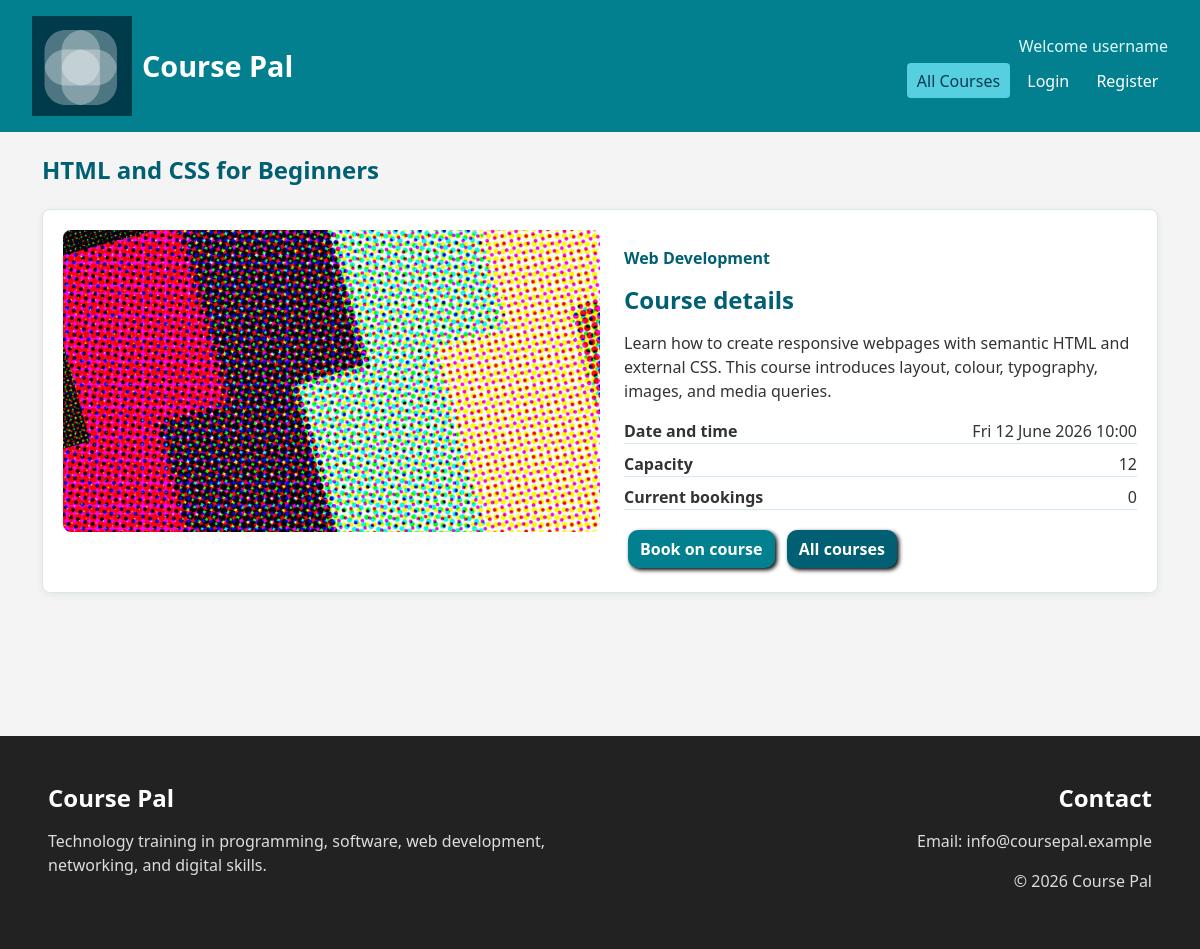
The page /course.php?id=1 on the database as committed earlier.
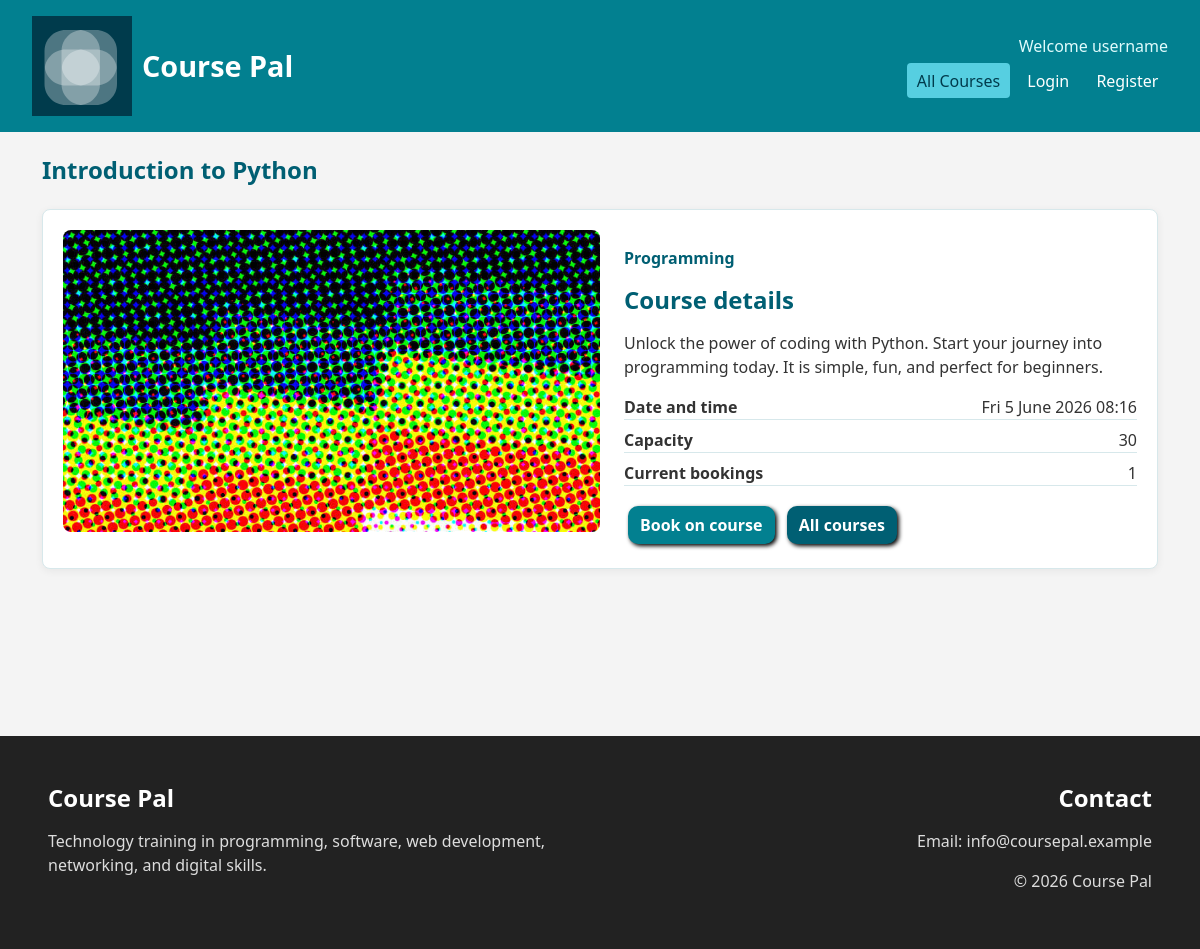
The same page on the database as committed later.
### tables this page shows
CREATE TABLE courses (
  course_id INT NOT NULL AUTO_INCREMENT,
  name VARCHAR(150) NOT NULL,
  description MEDIUMTEXT NOT NULL,
  category_id INT NOT NULL,
  capacity INT NOT NULL,
  date DATETIME NOT NULL,
  course_image TEXT NOT NULL,
  PRIMARY KEY (course_id),
  CONSTRAINT fk_courses_category FOREIGN KEY (category_id) REFERENCES categories(category_id),
  CONSTRAINT check_course_capacity CHECK (capacity > 0)
);

CREATE TABLE categories (
  category_id INT NOT NULL AUTO_INCREMENT,
  category_name VARCHAR(100) NOT NULL,
  category_description VARCHAR(255) NOT NULL,
  category_colour VARCHAR(255) NOT NULL,
  PRIMARY KEY (category_id),
  UNIQUE KEY unique_category_name (category_name)
);

### includes/connectdb.php (called while the page is built, shortened)
<?php
function e(string|int|null $value): string
{
    return htmlspecialchars((string) $value, ENT_QUOTES, 'UTF-8');
}
function is_logged_in(): bool
{
    return ($_SESSION['isLoggedIn'] ?? false) === true && isset($_SESSION['userid']);
}
function format_course_date(?string $date): string
{
    return (new DateTime($date))->format('D j F Y H:i');
}
function get_course(PDO $pdo, int $courseId): ?array
{
    $statement = $pdo->prepare(
        'SELECT courses.*, categories.category_name, categories.category_colour,
                (SELECT COUNT(bookings.booking_id) FROM bookings WHERE bookings.course_id = courses.course_id) AS total_bookings
         FROM courses
         INNER JOIN categories ON courses.category_id = categories.category_id
         WHERE courses.course_id = ?'
    );
    $statement->execute([$courseId]);
    $course = $statement->fetch();
    return $course ?: null;
}
?>

### course.php (the view, shortened to what this page needs)
<?php
require 'includes/connectdb.php';
$activePage = 'courses';
$courseId = (int) ($_GET['id'] ?? 0);
$course = $pdo && $courseId > 0 ? get_course($pdo, $courseId) : null;
require 'includes/header.php';
?>
<section>
  <?php if ($course): ?>
    <h1><?php echo e($course['name']); ?></h1>
    <article class="course-card-main panel">
      <img src="uploads/<?php echo e($course['course_image']); ?>" alt="<?php echo e($course['name']); ?> course image">
      <section class="course-details" aria-label="Course details">
        <p class="tag"><?php echo e($course['category_name']); ?></p>
        <h2>Course details</h2>
        <p><?php echo nl2br(e($course['description'])); ?></p>
        <dl>
          <div><dt>Date and time</dt><dd><?php echo e(format_course_date($course['date'])); ?></dd></div>
          <div><dt>Capacity</dt><dd><?php echo e($course['capacity']); ?></dd></div>
          <div><dt>Current bookings</dt><dd><?php echo e($course['total_bookings']); ?></dd></div>
        </dl>
        <a class="btn" href="book.php?id=<?php echo e($course['course_id']); ?>">Book on course</a>
        <a class="btn btn_secondary" href="courses.php">All courses</a>
      </section>
    </article>
  <?php else: ?>
    <h1>Course not found</h1>
    <p>The selected course ID does not exist.</p>
    <a class="btn" href="courses.php">All courses</a>
  <?php endif; ?>
</section>
<?php require 'includes/footer.php'; ?>

### includes/header.php (shortened to what this page needs)
<?php
$activePage = $activePage ?? '';
$isLoggedIn = is_logged_in();
$isAdmin = is_admin_user();
$welcomeName = $isLoggedIn ? ($_SESSION['username'] ?? 'user') : 'username';
?>
<!DOCTYPE html>
<html lang="en">
  <head>
    <link rel="stylesheet" href="css/styles.css">
  </head>
  <body>
    <header>
      <div class="header-left">
        <a href="index.php" class="logolink" aria-label="Course Pal home">
          <img src="images/logo.svg" width="100" alt="Course Pal logo">
          <span class="sitename">Course Pal</span>
        </a>
      </div>
      <div class="header-right">
        <p class="welcome">Welcome <?php echo e($welcomeName); ?></p>
        <nav aria-label="Main navigation">
          <ul>
            <?php if ($isLoggedIn): ?>
              <li><a class="<?php echo $activePage === 'courses' ? 'active' : ''; ?>" href="courses.php">All Courses</a></li>
              <li><a class="<?php echo $activePage === 'home' ? 'active' : ''; ?>" href="index.php">Home</a></li>
              <li><a class="<?php echo $activePage === 'account' ? 'active' : ''; ?>" href="account.php">My Account</a></li>
              <li><a href="logout.php">Logout</a></li>
              <?php if ($isAdmin): ?>
                <li><a class="<?php echo $activePage === 'admin' ? 'active' : ''; ?>" href="admin.php">Admin</a></li>
                <li><a class="<?php echo $activePage === 'reports' ? 'active' : ''; ?>" href="reports.php">Reports</a></li>
              <?php endif; ?>
            <?php else: ?>
              <li><a class="<?php echo $activePage === 'courses' ? 'active' : ''; ?>" href="courses.php">All Courses</a></li>
              <li><a class="<?php echo $activePage === 'home' ? 'active' : ''; ?>" href="index.php">Login</a></li>
              <li><a class="<?php echo $activePage === 'register' ? 'active' : ''; ?>" href="register.php">Register</a></li>
            <?php endif; ?>
          </ul>
        </nav>
      </div>
    </header>
    <main class="container">

### includes/footer.php
    </main>
    <footer>
      <section class="left">
        <h2>Course Pal</h2>
        <p>Technology training in programming, software, web development, networking, and digital skills.</p>
      </section>
      <section class="right">
        <h2>Contact</h2>
        <p>Email: info@coursepal.example</p>
        <p>&copy; <?php echo date('Y'); ?> Course Pal</p>
      </section>
    </footer>
  </body>
</html>

### css/styles.css (style rules this page uses)
* { box-sizing: border-box; }
body { margin: 0; font-family: 'Segoe UI', Arial, sans-serif; background-color: #f4f4f4; color: #333; line-height: 1.5; }
.container { max-width: 1180px; margin: 0 auto; min-height: calc(100vh - 220px); }
section, article, aside { margin: 1.5rem 0; }
section { padding: 0 1rem; }
a { color: #005f73; }
h1, h2, h3, h4, h5, h6 { color: #005f73; margin: 0.5rem 0; line-height: 1.2; }
.panel { background: white; border: 1px solid #d7e8eb; border-radius: 8px; padding: 1.25rem; box-shadow: 0 2px 8px rgba(0, 0, 0, 0.06); }
header { align-items: center; background-color: #028090; color: #fff; display: flex; justify-content: space-between; padding: 1rem 2rem; }
.logolink { align-items: center; color: #fff; display: flex; text-decoration: none; }
.sitename { font-size: 1.8rem; font-weight: bold; margin-left: 10px; }
.header-right { align-items: flex-end; display: flex; flex-direction: column; }
.welcome { color: #e0fbfc; margin: 0 0 0.35rem; }
nav ul { display: flex; gap: 0.5rem; list-style: none; margin: 0; padding: 0; }
nav a { border-radius: 4px; color: #fff; display: block; padding: 0.35rem 0.6rem; text-decoration: none; }
nav a:hover, nav a.active { background-color: #56cfe1; color: #003b4c; }
footer { background-color: #222; color: #ddd; display: flex; gap: 1rem; justify-content: space-between; padding: 1rem 2rem; }
footer h2 { color: #fff; }
footer .left, footer .right { width: 49%; }
footer .right { text-align: right; }
.tag, .course_date { color: #005f73; font-weight: bold; }
.course-card-main { align-items: flex-start; display: flex; gap: 1.5rem; }
.course-card-main img { border-radius: 8px; max-height: 420px; object-fit: cover; width: 50%; }
.course-card-main .course-details { margin: 0; padding: 0; width: 50%; }
dl { display: grid; gap: 0.5rem; }
dl div { border-bottom: 1px solid #d7e8eb; display: flex; justify-content: space-between; }
dt { font-weight: bold; }
dd { margin: 0; }
.btn { background-color: #028090; border: 0; border-radius: 10px; box-shadow: black 2px 2px 4px; color: white; cursor: pointer; display: inline-block; font-weight: bold; margin: 0.25rem; padding: 0.45rem 0.75rem; text-decoration: none; }
.btn_secondary { background-color: #005f73; }
@media (min-width: 600px) { .container { padding: 0 1rem; } }
@media (min-width: 600px) { .course-card-main { flex-direction: row; } }

Rows that differ between the two databases and show on the page:
changed courses: name "HTML and CSS for Beginners" → "Introduction to Python"; course_image: a different picture; category.category_name "Web Development" → "Programming"; description "Learn how to create responsive webpages with semantic HTML and external CSS. This course introduces layout, colour, typography, images, and media queries." → "Unlock the power of coding with Python. Start your journey into programming today. It is simple, fun, and perfect for beginners."; date "Fri 12 June 2026 10:00" → "Fri 5 June 2026 08:16"; capacity "12" → "30"
Other text that changed with them:
$course['total_bookings']: "0" → "1"
